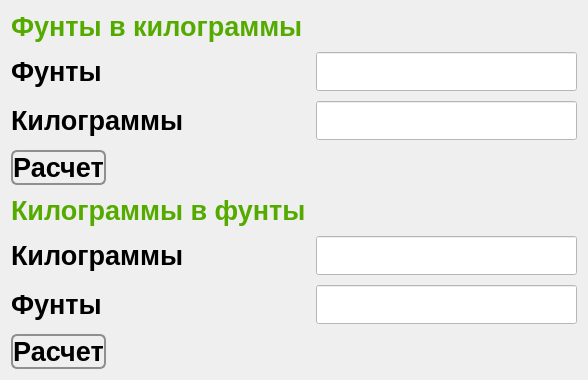
        <widget class="QWidget" name="tab_4">
         <property name="sizePolicy">
          <sizepolicy hsizetype="Preferred" vsizetype="Preferred">
           <horstretch>0</horstretch>
           <verstretch>0</verstretch>
          </sizepolicy>
         </property>
         <property name="font">
          <font>
           <family>Arial</family>
           <pointsize>20</pointsize>
           <weight>75</weight>
           <italic>false</italic>
           <bold>true</bold>
          </font>
         </property>
         <property name="styleSheet">
          <string notr="true"/>
         </property>
         <attribute name="title">
          <string>Перевод</string>
         </attribute>
         <layout class="QHBoxLayout" name="horizontalLayout_2">
          <item>
           <layout class="QFormLayout" name="formLayout_2">
            <property name="fieldGrowthPolicy">
             <enum>QFormLayout::AllNonFixedFieldsGrow</enum>
            </property>
            <property name="horizontalSpacing">
             <number>10</number>
            </property>
            <property name="verticalSpacing">
             <number>10</number>
            </property>
            <item row="0" column="0">
             <widget class="QLabel" name="label_27">
              <property name="font">
               <font>
                <family>Arial</family>
                <pointsize>20</pointsize>
                <weight>75</weight>
                <italic>false</italic>
                <bold>true</bold>
               </font>
              </property>
              <property name="styleSheet">
               <string notr="true">color: rgb(85, 170, 0);</string>
              </property>
              <property name="text">
               <string>Фунты в килограммы</string>
              </property>
             </widget>
            </item>
            <item row="1" column="0">
             <widget class="QLabel" name="label_25">
              <property name="font">
               <font>
                <family>Arial</family>
                <pointsize>20</pointsize>
                <weight>75</weight>
                <italic>false</italic>
                <bold>true</bold>
               </font>
              </property>
              <property name="text">
               <string>Фунты</string>
              </property>
             </widget>
            </item>
            <item row="1" column="1">
             <widget class="QLineEdit" name="lineLbs1">
              <property name="sizePolicy">
               <sizepolicy hsizetype="Expanding" vsizetype="Preferred">
                <horstretch>0</horstretch>
                <verstretch>0</verstretch>
               </sizepolicy>
              </property>
              <property name="styleSheet">
               <string notr="true">background-color: rgb(255, 255, 255);</string>
              </property>
              <property name="maxLength">
               <number>6</number>
              </property>
             </widget>
            </item>
            <item row="2" column="0">
             <widget class="QLabel" name="label_26">
              <property name="font">
               <font>
                <family>Arial</family>
                <pointsize>20</pointsize>
                <weight>75</weight>
                <italic>false</italic>
                <bold>true</bold>
               </font>
              </property>
              <property name="text">
               <string>Килограммы</string>
              </property>
             </widget>
            </item>
            <item row="2" column="1">
             <widget class="QLineEdit" name="lineKg1">
              <property name="sizePolicy">
               <sizepolicy hsizetype="Expanding" vsizetype="Preferred">
                <horstretch>0</horstretch>
                <verstretch>0</verstretch>
               </sizepolicy>
              </property>
              <property name="styleSheet">
               <string notr="true">background-color: rgb(255, 255, 255);</string>
              </property>
              <property name="maxLength">
               <number>6</number>
              </property>
             </widget>
            </item>
            <item row="3" column="0">
             <widget class="QPushButton" name="pbLbs">
              <property name="sizePolicy">
               <sizepolicy hsizetype="Preferred" vsizetype="Preferred">
                <horstretch>0</horstretch>
                <verstretch>0</verstretch>
               </sizepolicy>
              </property>
              <property name="font">
               <font>
                <family>Arial</family>
                <pointsize>20</pointsize>
                <weight>75</weight>
                <italic>false</italic>
                <bold>true</bold>
               </font>
              </property>
              <property name="styleSheet">
               <string notr="true"> QPushButton {
     border: 2px solid #8f8f91;
     border-radius: 6px;
     background-color: qlineargradient(x1: 0, y1: 0, x2: 0, y2: 1,
                                       stop: 0 #f6f7fa, stop: 1 #dadbde);
     min-width: 80px;
 }</string>
              </property>
              <property name="text">
               <string>Расчет</string>
              </property>
             </widget>
            </item>
            <item row="4" column="0">
             <widget class="QLabel" name="label_28">
              <property name="font">
               <font>
                <family>Arial</family>
                <pointsize>20</pointsize>
                <weight>75</weight>
                <italic>false</italic>
                <bold>true</bold>
               </font>
              </property>
              <property name="styleSheet">
               <string notr="true">color: rgb(85, 170, 0);</string>
              </property>
              <property name="text">
               <string>Килограммы в фунты</string>
              </property>
             </widget>
            </item>
            <item row="5" column="0">
             <widget class="QLabel" name="label_29">
              <property name="font">
               <font>
                <family>Arial</family>
                <pointsize>20</pointsize>
                <weight>75</weight>
                <italic>false</italic>
                <bold>true</bold>
               </font>
              </property>
              <property name="text">
               <string>Килограммы</string>
              </property>
             </widget>
            </item>
            <item row="5" column="1">
             <widget class="QLineEdit" name="lineKg2">
              <property name="sizePolicy">
               <sizepolicy hsizetype="Expanding" vsizetype="Preferred">
                <horstretch>0</horstretch>
                <verstretch>0</verstretch>
               </sizepolicy>
              </property>
              <property name="styleSheet">
               <string notr="true">background-color: rgb(255, 255, 255);</string>
              </property>
              <property name="maxLength">
               <number>6</number>
              </property>
             </widget>
            </item>
            <item row="6" column="0">
             <widget class="QLabel" name="label_30">
              <property name="font">
               <font>
                <family>Arial</family>
                <pointsize>20</pointsize>
                <weight>75</weight>
                <italic>false</italic>
                <bold>true</bold>
               </font>
              </property>
              <property name="text">
               <string>Фунты</string>
              </property>
             </widget>
            </item>
            <item row="6" column="1">
             <widget class="QLineEdit" name="lineLbs2">
              <property name="sizePolicy">
               <sizepolicy hsizetype="Expanding" vsizetype="Preferred">
                <horstretch>0</horstretch>
                <verstretch>0</verstretch>
               </sizepolicy>
              </property>
              <property name="styleSheet">
               <string notr="true">background-color: rgb(255, 255, 255);</string>
              </property>
              <property name="maxLength">
               <number>6</number>
              </property>
             </widget>
            </item>
            <item row="7" column="0">
             <widget class="QPushButton" name="pbKg">
              <property name="sizePolicy">
               <sizepolicy hsizetype="Preferred" vsizetype="Preferred">
                <horstretch>0</horstretch>
                <verstretch>0</verstretch>
               </sizepolicy>
              </property>
              <property name="font">
               <font>
                <family>Arial</family>
                <pointsize>20</pointsize>
                <weight>75</weight>
                <italic>false</italic>
                <bold>true</bold>
               </font>
              </property>
              <property name="styleSheet">
               <string notr="true"> QPushButton {
     border: 2px solid #8f8f91;
     border-radius: 6px;
     background-color: qlineargradient(x1: 0, y1: 0, x2: 0, y2: 1,
                                       stop: 0 #f6f7fa, stop: 1 #dadbde);
     min-width: 80px;
 }</string>
              </property>
              <property name="text">
               <string>Расчет</string>
              </property>
             </widget>
            </item>
           </layout>
          </item>
         </layout>
        </widget>
